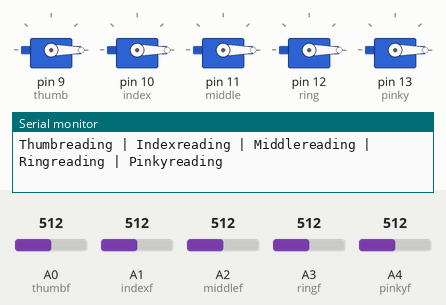
This sketch was run on a simulated Arduino Uno, built with avr-gcc and run on an emulated ATmega328P. On the bench: 5 × servo, the last lines printed to the serial monitor. Inputs (shaded band) come from the test bench; at power-on: A0 (thumbf) = 512, A1 (indexf) = 512, A2 (middlef) = 512, A3 (ringf) = 512, A4 (pinkyf) = 512.

Above: at 1.2 s.
1.3 s: A0 (thumbf) set to 716
At 2.5 s:
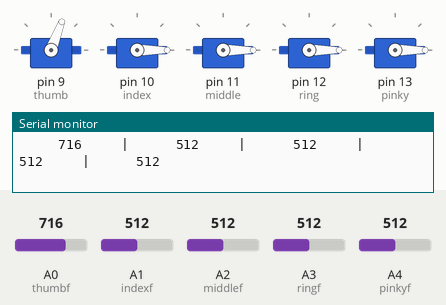
2.9 s: A1 (indexf) set to 716
At 3.7 s:
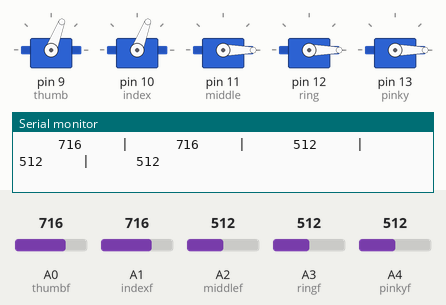
4.4 s: A2 (middlef) set to 716
At 5.1 s:
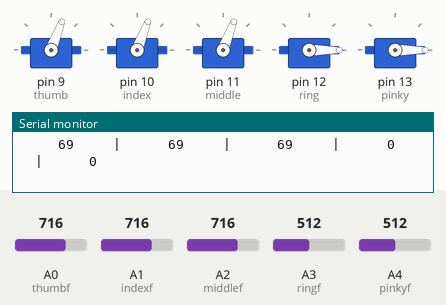
5.9 s: A3 (ringf) set to 992
At 6.8 s:
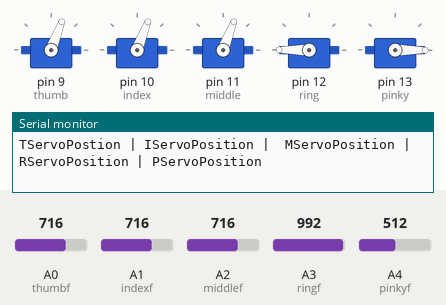
7.4 s: A4 (pinkyf) set to 716
At 8.7 s:
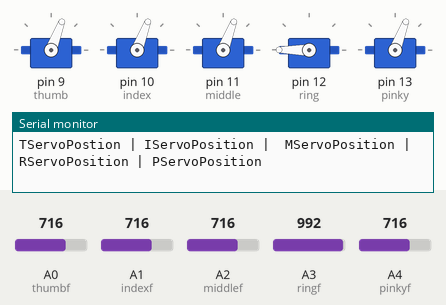
9.0 s: A0 (thumbf) set to 992
At 9.8 s:
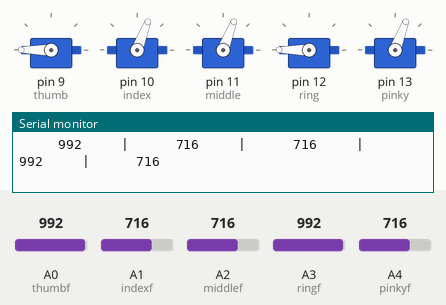
Timing chart, 0 to 11.5 s (numbered marks = the images above; inputs shaded):
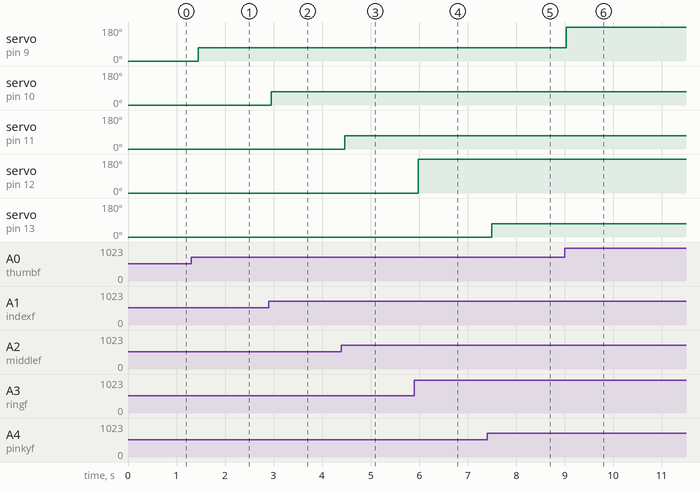

Measured:
- after the input at 1.3 s, servo on pin 9 (thumb): 0° → 69° after 0.15 s
- after the input at 2.9 s, servo on pin 10 (index): 0° → 69° after 0.06 s
- after the input at 4.4 s, servo on pin 11 (middle): 0° → 69° after 0.06 s
- after the input at 5.9 s, servo on pin 12 (ring): 0° → 180° after 0.08 s
- after the input at 7.4 s, servo on pin 13 (pinky): 0° → 69° after 0.10 s
- after the input at 9.0 s, servo on pin 9 (thumb): 69° → 180° at once

The sketch:

animatronichand.ino
```cpp
//Science week project - Animatronic hand @JNSIBDP
// Code written by Angad_Daryani (Github @scientist375) on 22/2/2015 @ 1:26am
// Program size :5,504 bytes.

#include <Servo.h> //import servo library

//create objects of Servo with name of individual finger
Servo thumb;
Servo index;
Servo middle;
Servo ring;
Servo pinky;

//Define pin numbers of flex sensors of every finger.P.S- These are the arduino's analog input pins
const int thumbf = 0;
const int indexf = 1;
const int middlef = 2;
const int ringf = 3;
const int pinkyf = 4;


void setup()
{
  //Set up baud rate at 9600
  Serial.begin(9600);

  //use attach function to define digital output pins per servo
  thumb.attach(9);
  index.attach(10);
  middle.attach(11);
  ring.attach(12);
  pinky.attach(13);
}


void loop()
{
  //create variables for storing the analog input values from individual flex sensors. Ik the names are long.
  int thumbposition,indexposition,middleposition,ringposition,pinkyposition;
  //create variables for storing the angle movement values values (0 to π) of individual servos. Ik the names are long.
  int tservoposition,iservoposition,mservoposition,rservoposition,pservoposition;

  //read the analog input values of individual flex sensors. These will be from 0 to 1023.

  thumbposition = analogRead(thumbf);
  indexposition = analogRead(indexf);
  middleposition = analogRead(middlef);
  ringposition = analogRead(ringf);
  pinkyposition = analogRead(pinkyf);


  tservoposition = map(thumbposition, 600, 900, 0, 180); // map vals of Ai between 600-900 to angle of servo between 0-180
  tservoposition = constrain(tservoposition, 0, 180); // restrict movement of servo from 0-180
  iservoposition = map(indexposition, 600, 900, 0, 180);
  iservoposition = constrain(iservoposition, 0, 180);
  mservoposition = map(middleposition, 600, 900, 0, 180);
  mservoposition = constrain(mservoposition, 0, 180);
  rservoposition = map(ringposition, 600, 900, 0, 180);
  rservoposition = constrain(rservoposition, 0, 180);
  pservoposition = map(pinkyposition, 600, 900, 0, 180);
  pservoposition = constrain(pservoposition, 0, 180);

  // Move servo to that position
  thumb.write(tservoposition);
  index.write(iservoposition);
  middle.write(mservoposition);
  ring.write(rservoposition);
  pinky.write(pservoposition);

  // just for our information, we'll print the values that we are getting as input along with the angle the servo has moved to.
  Serial.print("Thumbreading");
  Serial.print(" | ");
  Serial.print("Indexreading");
  Serial.print(" | ");
  Serial.print("Middlereading");
  Serial.print(" | ");
  Serial.print("Ringreading");
  Serial.print(" | ");
  Serial.print("Pinkyreading");
  Serial.println();


  Serial.print("     ");
  Serial.print(thumbposition);
  Serial.print("     | ");
  Serial.print("     ");
  Serial.print(indexposition);
  Serial.print("     | ");
  Serial.print("     ");
  Serial.print(middleposition);
  Serial.print("     | ");
  Serial.print("     ");
  Serial.print(ringposition);
  Serial.print("     | ");
  Serial.print("     ");
  Serial.print(pinkyposition);
  Serial.println();

  Serial.print("TServoPostion");
  Serial.print(" | ");
  Serial.print("IServoPosition");
  Serial.print(" | ");
  Serial.print(" MServoPosition");
  Serial.print(" | ");
  Serial.print("RServoPosition");
  Serial.print(" | ");
  Serial.print("PServoPosition");
  Serial.println();

  Serial.print("     ");
  Serial.print(tservoposition);
  Serial.print("     | ");
  Serial.print("     ");
  Serial.print(iservoposition);
  Serial.print("     | ");
  Serial.print("     ");
  Serial.print(mservoposition);
  Serial.print("     | ");
  Serial.print("     ");
  Serial.print(rservoposition);
  Serial.print("     | ");
  Serial.print("     ");
  Serial.print(pservoposition);
  Serial.println();
  delay(20);  // wait 20milliseconds between servo updates
}
```
